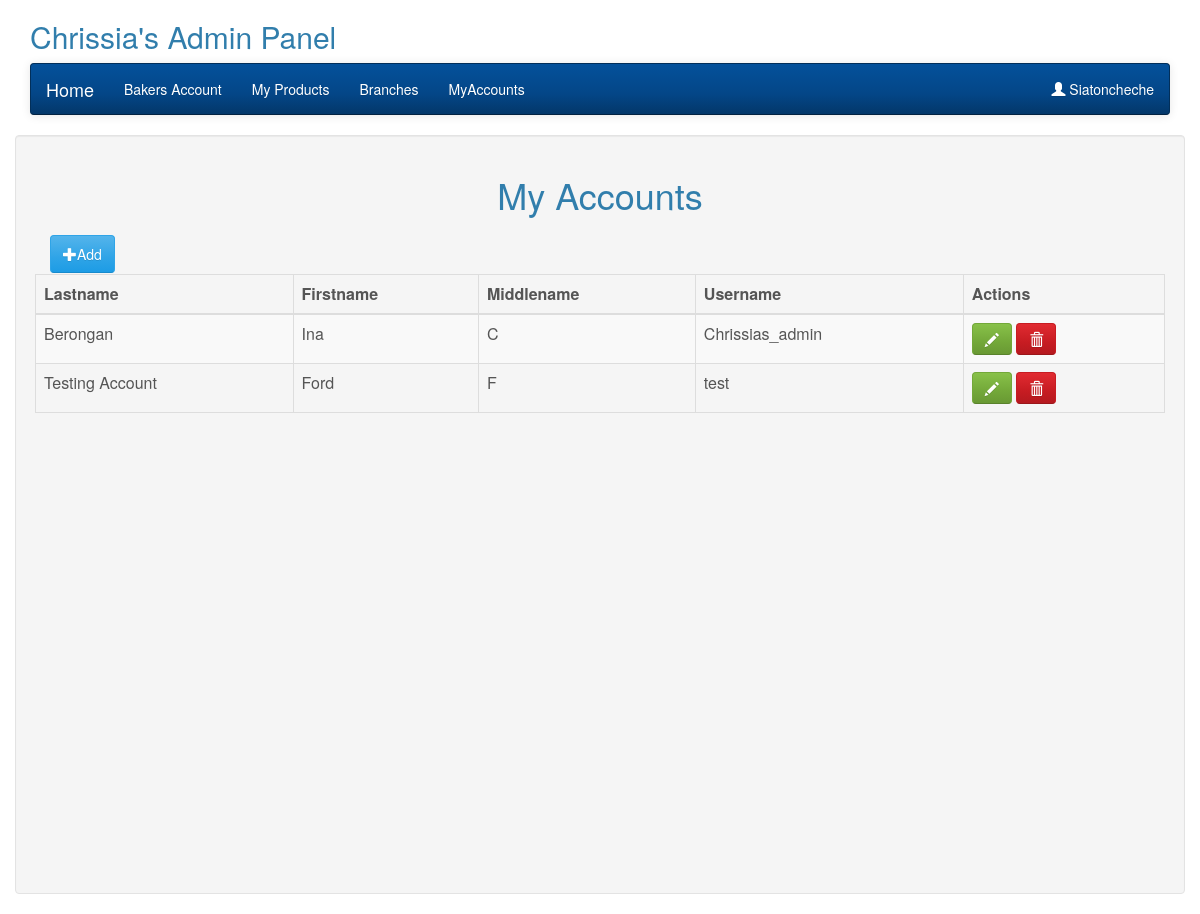
The app's page /admin/admin-account.php (signed in) with its own data.
### tables this page shows
CREATE TABLE `user` (
  `id` int(10) NOT NULL,
  `lastname` text NOT NULL,
  `firstname` text NOT NULL,
  `middlename` text NOT NULL,
  `username` text NOT NULL,
  `password` text NOT NULL,
  `created_at` timestamp NOT NULL DEFAULT CURRENT_TIMESTAMP
);

### admin/includes/DbFunctions.php (called while the page is built, shortened)
<?php
    class DbFunctions{
        private $conn;
        function __construct()
        {
            require_once 'DbConfig.php';
            $database = new DbConfig();
            $this->conn = $database->dbConnect();
        }
        public function displayMyaccounts(){
            $sql = "SELECT * FROM user ORDER BY lastname";
            $stmt = $this->conn->prepare($sql);
            $stmt->execute(array());
            $result = $stmt->fetchAll();
            return $result;
        }
    }
?>

### admin/includes/DbConfig.php (called while the page is built, shortened)
<?php
    class DbConfig{
        function dbConnect(){
            $this->conn = new PDO("mysql:host=localhost;dbname=bakery","root","");
            return $this->conn;
        }
    }
?>

### admin/admin-account.php (the view, shortened to what this page needs)
<?php
require_once 'includes/DbFunctions.php';
$database = new DbFunctions();
require_once 'header.php';
$result = $database->displayMyaccounts();
?>
<!DOCTYPE html>
<html>
<head>
</head>
<body>
	<div class="container well">
		<h1 class="text-center">My Accounts</h1>
		    <div class="row">
                <div class="panel-heading">
                    <div class="col-lg-2 col-md-2 col-sm-4 col-xs-6" align='left'>
                    <a class="btn btn-primary" href="add-account.php"><span class="glyphicon glyphicon-plus"></span>Add</a>
					</div>
                </div>
			<div class="col-md-10">
            </div>
		</div>
		<div style="height: 600px; overflow-y: auto;">
			<table id="" class="table table-striped table-bordered">
	        	<thead>
	                <tr>
                    <th>Lastname</th>
                    <th>Firstname</th>
                    <th>Middlename</th>
                    <th>Username</th>
                    <th>Actions</th>
	              	</tr>
	          	</thead>
                  <tbody>
	        		<?php foreach($result as $accounts) :  ?>
		        		<tr>
                            <td><?php echo htmlentities($accounts["lastname"]); ?></td>
                            <td><?php echo htmlentities($accounts["firstname"]); ?></td>
                            <td><?php echo htmlentities($accounts["middlename"]); ?></td>
                            <td><?php echo htmlentities($accounts["username"]); ?></td>
                            <td>
                                <a class="btn btn-success" href="edit-account.php?id=<?php echo htmlentities($accounts["id"]); ?>"><span class="glyphicon glyphicon-pencil"> </span></a>
                                <a class="btn btn-danger" href="delete-account.php?id=<?php echo htmlentities($accounts["id"]); ?>" onclick="return confirm('Are you sure?');"><span class="glyphicon glyphicon-trash"> </span></a>
                            </td>
		        		</tr>
	        		<?php endforeach; ?>
	        	</tbody>
      		</table>
		</div>
</body>
</html>

### records on screen
user: lastname "Berongan", firstname "Ina", middlename "C", username "Chrissias_admin"
user: lastname "Testing Account", firstname "Ford", middlename "F", username "test"

### other values on screen
$_SESSION["username"] "Siatoncheche"
